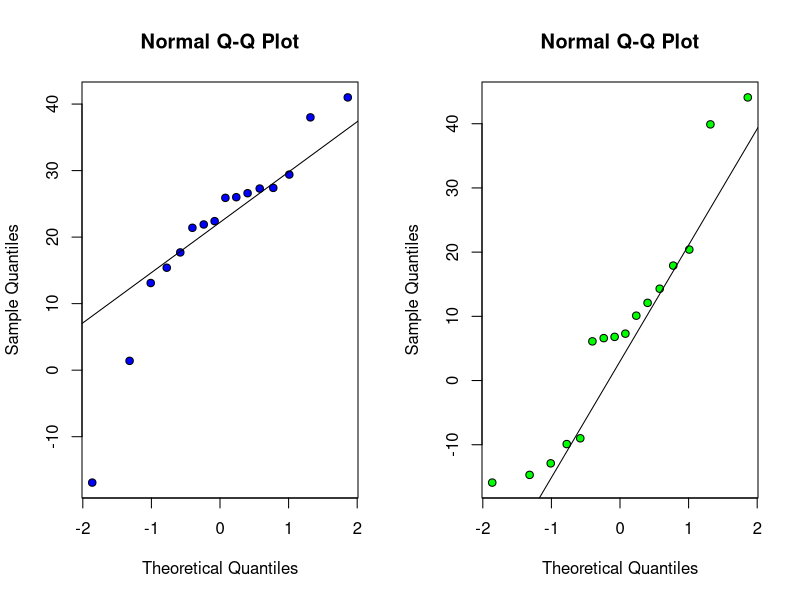
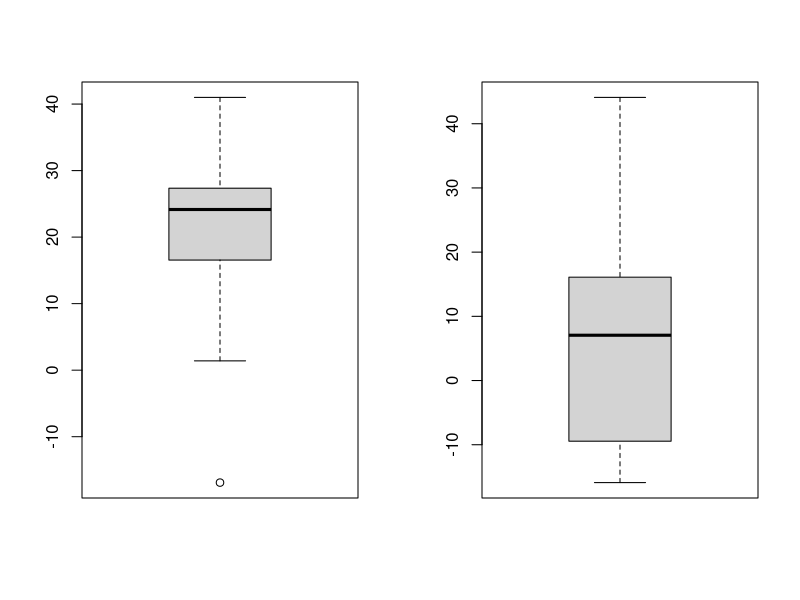
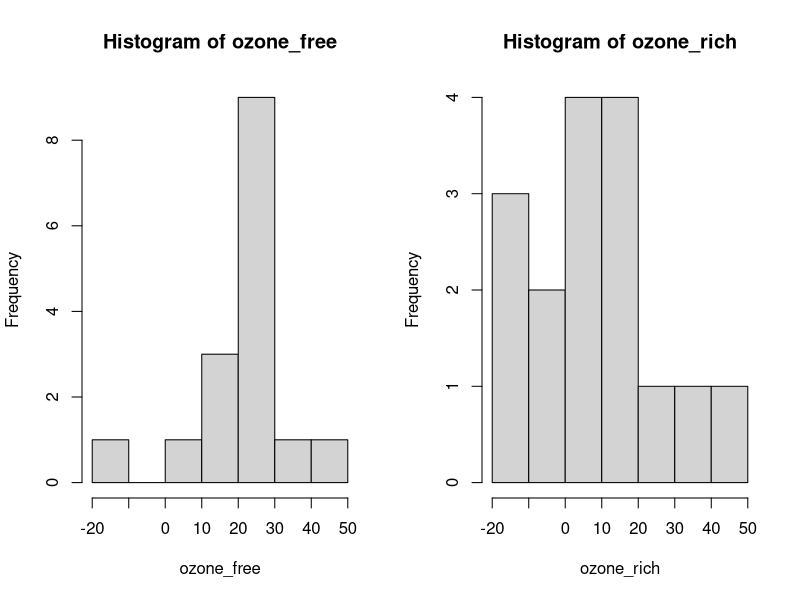
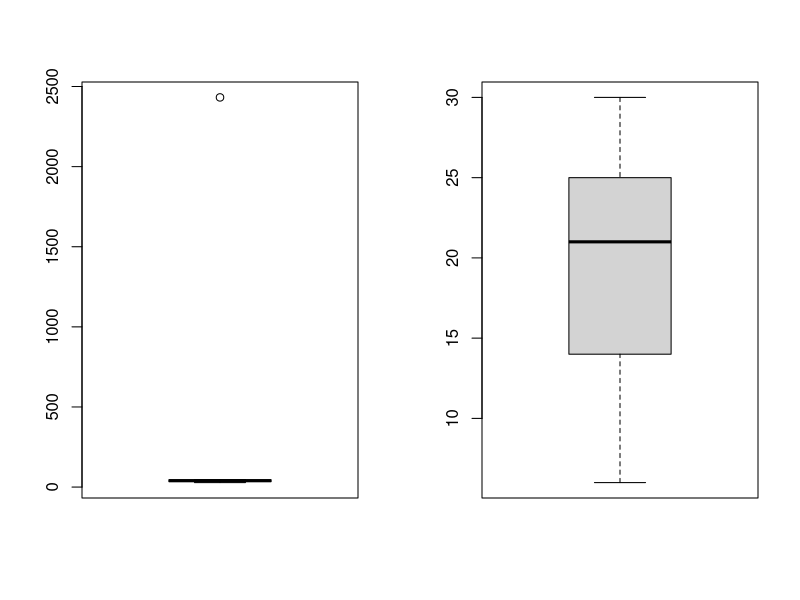
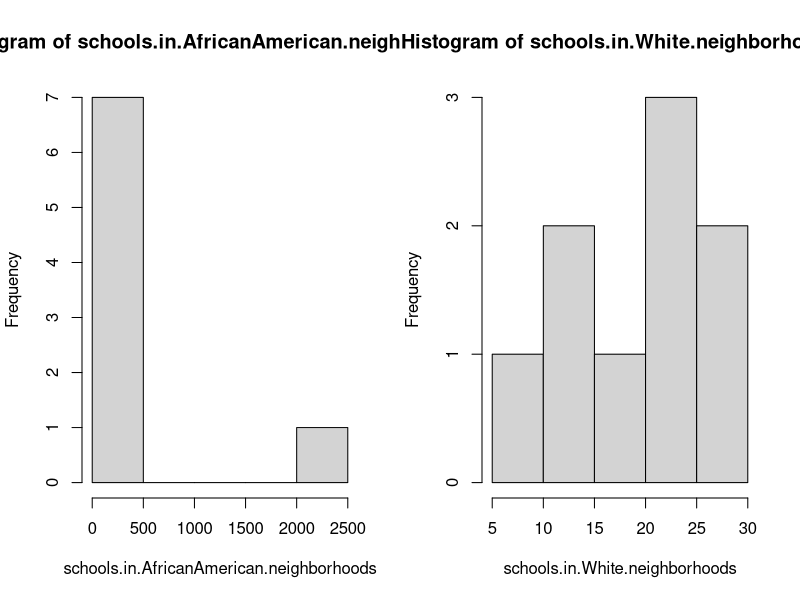

Generate these figures, in order, with R:
## Math 181B HW 4 ##

## Spencer Ochs ##

install.packages("nortest")
library(nortest) # 

## Problem 1 ##

# create table of data
ozone_free <- c(41.0,25.9,13.1,-16.9,15.4,22.4,29.4,26.0,38.0,21.9,27.3,1.4,27.4,17.7,21.4,26.6)
ozone_rich <- c(10.1,7.3,-9.9,17.9,6.6,39.9,-14.7,-9,6.1,14.3,6.8,-12.9,12.1,-15.9,44.1,20.4)
dat <- cbind(ozone_free,ozone_rich)
names(dat) <- c("Ozone-free", "Ozone-rich")

## a) ##
# Does ozone affect the weights?
# Null Hypothesis: mean weight of ozone-free is equal to mean weight of ozone-rich
# Alternative: mean weights are not the same.

# want to test if mean weights are the same, first check for normality of each sample, then
# check the variance of each.

# check normality of each sample with a separate QQ plot (don't assume equal variances)
par(mfrow=c(1,2))
qqnorm(ozone_free, pch=21, bg="blue")
qqline(ozone_free)
qqnorm(ozone_rich, pch=21, bg="green")
qqline(ozone_rich)
# neither sample looks very normal
# checking with pearsons test of normality:
pearson.test(ozone_free) # gives p-value = 0.2873, so cannot reject the null that normal
pearson.test(ozone_rich) # gives p-value = 0.2087, likewise cannot say not normal.
# So after seeing results of pearson's test of normality decide to use two sample t-test

# Check variances
boxplot(ozone_free); boxplot(ozone_rich)
hist(ozone_free); hist(ozone_rich)
var.test(ozone_free,ozone_rich) # p-value = 0.3283
# variances don't look equal, even though var.test returned high p-value choose not to use 
# result (since concerned with multiple inferences and visually can tell variances not same), 
# thus use t-test without assuming equal variances:
t.test(ozone_free,ozone_rich) # p-value = 0.02418, reject the null at 5% significance

## b) ##
# 98% confidence interval:
t.test(ozone_free,ozone_rich, conf.level= 0.98)
# 98 percent confidence interval: (-0.4713083, 27.3213083)

## c) ##
# want to use t.test to find out how big sample size should be given the other parameters
# Specifying mean_x - mean_y = d = 5 and power is 0.9, we know that as sample size 
# increases the power also increases, so the n given (number of observations per group) will
# be the minimum n needed.
install.packages("pwr")
library(pwr)
pwr.t.test(n=NULL, d=5, sig.level=0.05, power=0.9, type="two.sample", alternative="two.sided")
# gives n = 2.328877 where n is the number of samples in each group, thus n >= 3 gives 
# power = 0.9 when difference between the means is 5.


## Problem 2 (9.3.8 from Larsen & Marx) ##

# two sample t-test:
# to decide which version of the two sample t-test to use, we must know what the variances
# are for each sample. (Since problem requires using t-test going to assume normality).
schools.in.AfricanAmerican.neighborhoods <- c(36,28,41,32,46,39,2432,45)
schools.in.White.neighborhoods <- c(21,14,11,30,29,6,18,25,23)

boxplot(schools.in.AfricanAmerican.neighborhoods); boxplot(schools.in.White.neighborhoods)
hist(schools.in.AfricanAmerican.neighborhoods); hist(schools.in.White.neighborhoods)
var.test(schools.in.AfricanAmerican.neighborhoods,schools.in.White.neighborhoods) 
# Variances do not look the same, and we get a p-value of 5.995e-15, so we would definately
# use the Behrens-Fisher approximation for the t-test.


## Problem 3 (9.4.8) ##

# Null Hypothesis: proportion of divorce rates in successful breeders is the same as the 
# divorce rate in unsuccessful breeders.
# Alternative: This is not the case.
# 
# Want to make a test of proportions, divorced succesful breeders = 175 out of 609. Divorced
# unsuccesful breeders = 100 out of 160.
prop.test(c(175,100), c(609,160)) # p-value = 4.611e-15 which is statistically significant,
# thus reject null hypothesis.


## Problem 4 (9.5.10) ##
# Construct an 80% CI for p_M - p_W in the nightmare freq data from case study 9.4.2

m <- 160 # number of men
x <- 55 # men with nightmares often
w <- 192 # number of women
y <- 60 # women with nightmares often
alpha <- 0.2 # gives 80% Confidence Interval
z_lower <- qnorm(alpha/2); z_upper <- qnorm(1 - alpha/2) 

CI_lower <- x/m - y/w + z_lower*sqrt((x/m)*(1-x/m)/m + (y/w)*(1-y/w)/w) # from Thm 9.5.3
CI_upper <- x/m - y/w + z_upper*sqrt((x/m)*(1-x/m)/m + (y/w)*(1-y/w)/w)
CI <- c(CI_lower,CI_upper)
CI # gives (-0.03319675, 0.09569675)
